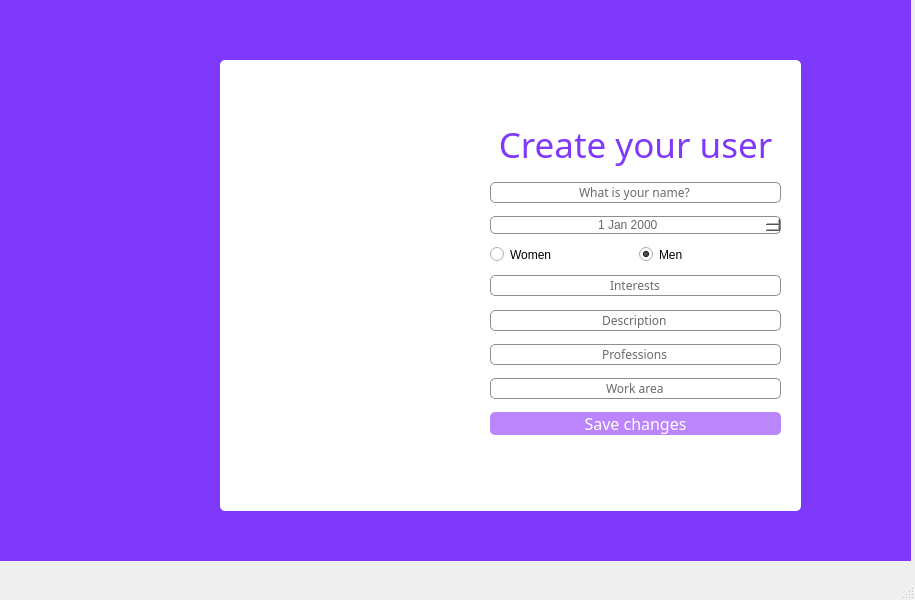
<?xml version="1.0" encoding="UTF-8"?>
<ui version="4.0">
 <class>MainWindow</class>
 <widget class="QMainWindow" name="MainWindow">
  <property name="geometry">
   <rect>
    <x>0</x>
    <y>0</y>
    <width>915</width>
    <height>600</height>
   </rect>
  </property>
  <property name="windowTitle">
   <string>MainWindow</string>
  </property>
  <widget class="QWidget" name="centralwidget">
   <widget class="QWidget" name="widget" native="true">
    <property name="geometry">
     <rect>
      <x>0</x>
      <y>0</y>
      <width>911</width>
      <height>561</height>
     </rect>
    </property>
    <property name="styleSheet">
     <string notr="true">background-color: rgb(127, 57, 251);</string>
    </property>
    <widget class="QFrame" name="frame">
     <property name="geometry">
      <rect>
       <x>220</x>
       <y>60</y>
       <width>581</width>
       <height>451</height>
      </rect>
     </property>
     <property name="styleSheet">
      <string notr="true">background-color: rgb(255, 255, 255);
border-radius: 5px;</string>
     </property>
     <property name="frameShape">
      <enum>QFrame::StyledPanel</enum>
     </property>
     <property name="frameShadow">
      <enum>QFrame::Raised</enum>
     </property>
     <widget class="QWidget" name="layoutWidget">
      <property name="geometry">
       <rect>
        <x>270</x>
        <y>60</y>
        <width>291</width>
        <height>315</height>
       </rect>
      </property>
      <layout class="QVBoxLayout" name="verticalLayout">
       <item>
        <widget class="QLabel" name="label">
         <property name="font">
          <font>
           <family>Bahnschrift</family>
           <pointsize>26</pointsize>
          </font>
         </property>
         <property name="styleSheet">
          <string notr="true">color: qlineargradient(spread:pad, x1:0, y1:0, x2:0, y2:1, stop:0 rgba(255, 255, 255, 255), stop:0.495 rgba(255, 255, 255, 255), stop:0.505 rgba(255, 0, 0, 255), stop:1 rgba(255, 0, 0, 255));

color: rgb(127, 57, 251);</string>
         </property>
         <property name="text">
          <string>Create your user</string>
         </property>
         <property name="alignment">
          <set>Qt::AlignCenter</set>
         </property>
        </widget>
       </item>
       <item>
        <spacer name="verticalSpacer">
         <property name="orientation">
          <enum>Qt::Vertical</enum>
         </property>
         <property name="sizeHint" stdset="0">
          <size>
           <width>20</width>
           <height>40</height>
          </size>
         </property>
        </spacer>
       </item>
       <item>
        <widget class="QLineEdit" name="innombre">
         <property name="font">
          <font>
           <family>Bahnschrift Light SemiCondensed</family>
          </font>
         </property>
         <property name="styleSheet">
          <string notr="true">background-color: rgb(255, 255, 255);
border-radius: 5px;
border: 1px solid  rgb(143, 142, 142);
color: rgb(107, 105, 105);</string>
         </property>
         <property name="text">
          <string>What is your name?</string>
         </property>
         <property name="alignment">
          <set>Qt::AlignCenter</set>
         </property>
        </widget>
       </item>
       <item>
        <spacer name="verticalSpacer_2">
         <property name="orientation">
          <enum>Qt::Vertical</enum>
         </property>
         <property name="sizeHint" stdset="0">
          <size>
           <width>20</width>
           <height>40</height>
          </size>
         </property>
        </spacer>
       </item>
       <item>
        <widget class="QDateEdit" name="innacimiento">
         <property name="styleSheet">
          <string notr="true">background-color: rgb(255, 255, 255);
border-radius: 5px;
border: 1px solid  rgb(143, 142, 142);
color: rgb(107, 105, 105);</string>
         </property>
         <property name="alignment">
          <set>Qt::AlignCenter</set>
         </property>
        </widget>
       </item>
       <item>
        <spacer name="verticalSpacer_3">
         <property name="orientation">
          <enum>Qt::Vertical</enum>
         </property>
         <property name="sizeHint" stdset="0">
          <size>
           <width>20</width>
           <height>40</height>
          </size>
         </property>
        </spacer>
       </item>
       <item>
        <layout class="QHBoxLayout" name="horizontalLayout">
         <item>
          <widget class="QRadioButton" name="women">
           <property name="text">
            <string>Women</string>
           </property>
          </widget>
         </item>
         <item>
          <widget class="QRadioButton" name="men">
           <property name="text">
            <string>Men</string>
           </property>
           <property name="checked">
            <bool>true</bool>
           </property>
          </widget>
         </item>
        </layout>
       </item>
       <item>
        <spacer name="verticalSpacer_4">
         <property name="orientation">
          <enum>Qt::Vertical</enum>
         </property>
         <property name="sizeHint" stdset="0">
          <size>
           <width>20</width>
           <height>40</height>
          </size>
         </property>
        </spacer>
       </item>
       <item>
        <widget class="QLineEdit" name="inintereses">
         <property name="font">
          <font>
           <family>Bahnschrift Light SemiCondensed</family>
          </font>
         </property>
         <property name="styleSheet">
          <string notr="true">background-color: rgb(255, 255, 255);
border-radius: 5px;
border: 1px solid  rgb(143, 142, 142);
color: rgb(107, 105, 105);</string>
         </property>
         <property name="text">
          <string>Interests</string>
         </property>
         <property name="alignment">
          <set>Qt::AlignCenter</set>
         </property>
        </widget>
       </item>
       <item>
        <spacer name="verticalSpacer_6">
         <property name="orientation">
          <enum>Qt::Vertical</enum>
         </property>
         <property name="sizeHint" stdset="0">
          <size>
           <width>20</width>
           <height>40</height>
          </size>
         </property>
        </spacer>
       </item>
       <item>
        <widget class="QLineEdit" name="indescripcion">
         <property name="font">
          <font>
           <family>Bahnschrift Light SemiCondensed</family>
          </font>
         </property>
         <property name="styleSheet">
          <string notr="true">background-color: rgb(255, 255, 255);
border-radius: 5px;
border: 1px solid  rgb(143, 142, 142);
color: rgb(107, 105, 105);</string>
         </property>
         <property name="text">
          <string>Description</string>
         </property>
         <property name="alignment">
          <set>Qt::AlignCenter</set>
         </property>
        </widget>
       </item>
       <item>
        <spacer name="verticalSpacer_7">
         <property name="orientation">
          <enum>Qt::Vertical</enum>
         </property>
         <property name="sizeHint" stdset="0">
          <size>
           <width>20</width>
           <height>40</height>
          </size>
         </property>
        </spacer>
       </item>
       <item>
        <widget class="QLineEdit" name="inprofesiones">
         <property name="font">
          <font>
           <family>Bahnschrift Light SemiCondensed</family>
          </font>
         </property>
         <property name="styleSheet">
          <string notr="true">background-color: rgb(255, 255, 255);
border-radius: 5px;
border: 1px solid  rgb(143, 142, 142);
color: rgb(107, 105, 105);</string>
         </property>
         <property name="text">
          <string>Professions</string>
         </property>
         <property name="alignment">
          <set>Qt::AlignCenter</set>
         </property>
        </widget>
       </item>
       <item>
        <spacer name="verticalSpacer_5">
         <property name="orientation">
          <enum>Qt::Vertical</enum>
         </property>
         <property name="sizeHint" stdset="0">
          <size>
           <width>20</width>
           <height>40</height>
          </size>
         </property>
        </spacer>
       </item>
       <item>
        <widget class="QLineEdit" name="inworkarea">
         <property name="font">
          <font>
           <family>Bahnschrift Light SemiCondensed</family>
          </font>
         </property>
         <property name="styleSheet">
          <string notr="true">background-color: rgb(255, 255, 255);
border-radius: 5px;
border: 1px solid  rgb(143, 142, 142);
color: rgb(107, 105, 105);</string>
         </property>
         <property name="text">
          <string>Work area</string>
         </property>
         <property name="alignment">
          <set>Qt::AlignCenter</set>
         </property>
        </widget>
       </item>
       <item>
        <spacer name="verticalSpacer_8">
         <property name="orientation">
          <enum>Qt::Vertical</enum>
         </property>
         <property name="sizeHint" stdset="0">
          <size>
           <width>20</width>
           <height>40</height>
          </size>
         </property>
        </spacer>
       </item>
       <item>
        <widget class="QPushButton" name="crear">
         <property name="font">
          <font>
           <family>Bahnschrift SemiLight</family>
           <pointsize>12</pointsize>
           <weight>50</weight>
           <italic>false</italic>
           <bold>false</bold>
          </font>
         </property>
         <property name="styleSheet">
          <string notr="true">font: 63 16pt &quot;Bahnschrift SemiBold SemiConden&quot;;
font: 16pt &quot;Bahnschrift SemiLight Condensed&quot;;
font: 25 16pt &quot;Bahnschrift Light SemiCondensed&quot;;
font: 25 16pt &quot;Bahnschrift Light SemiCondensed&quot;;
font: 12pt &quot;Bahnschrift SemiLight&quot;;
color: white;
border-radius: 5px;
background-color: rgb(187, 134, 252);</string>
         </property>
         <property name="text">
          <string>Save changes</string>
         </property>
        </widget>
       </item>
      </layout>
     </widget>
     <widget class="QLabel" name="label_2">
      <property name="geometry">
       <rect>
        <x>-80</x>
        <y>130</y>
        <width>421</width>
        <height>261</height>
       </rect>
      </property>
      <property name="text">
       <string/>
      </property>
      <property name="pixmap">
       <pixmap>../../../../../Downloads/IMG-20230523-WA0001-removebg-preview.png</pixmap>
      </property>
      <property name="scaledContents">
       <bool>true</bool>
      </property>
     </widget>
     <zorder>label_2</zorder>
     <zorder>layoutWidget</zorder>
    </widget>
   </widget>
  </widget>
  <widget class="QMenuBar" name="menubar">
   <property name="geometry">
    <rect>
     <x>0</x>
     <y>0</y>
     <width>915</width>
     <height>21</height>
    </rect>
   </property>
  </widget>
  <widget class="QStatusBar" name="statusbar"/>
 </widget>
 <resources/>
 <connections/>
</ui>
